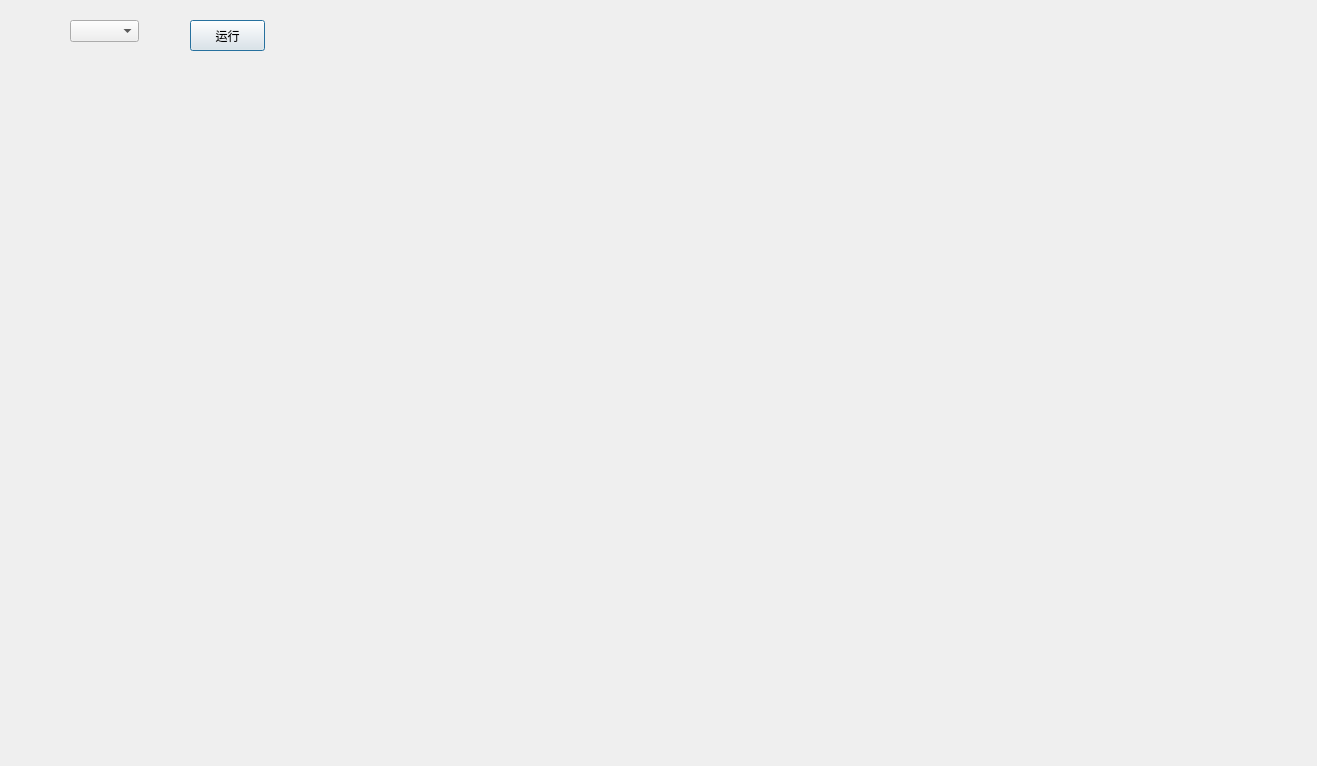
<?xml version="1.0" encoding="UTF-8"?>
<ui version="4.0">
 <class>MotusRecvDataViewDialog</class>
 <widget class="QDialog" name="MotusRecvDataViewDialog">
  <property name="geometry">
   <rect>
    <x>0</x>
    <y>0</y>
    <width>1317</width>
    <height>766</height>
   </rect>
  </property>
  <property name="windowTitle">
   <string>Dialog</string>
  </property>
  <widget class="QwtPlot" name="qwtPlot1">
   <property name="geometry">
    <rect>
     <x>10</x>
     <y>80</y>
     <width>421</width>
     <height>291</height>
    </rect>
   </property>
  </widget>
  <widget class="QwtPlot" name="qwtPlot2">
   <property name="geometry">
    <rect>
     <x>433</x>
     <y>80</y>
     <width>421</width>
     <height>291</height>
    </rect>
   </property>
  </widget>
  <widget class="QwtPlot" name="qwtPlot3">
   <property name="geometry">
    <rect>
     <x>860</x>
     <y>80</y>
     <width>421</width>
     <height>291</height>
    </rect>
   </property>
  </widget>
  <widget class="QwtPlot" name="qwtPlot4">
   <property name="geometry">
    <rect>
     <x>10</x>
     <y>420</y>
     <width>421</width>
     <height>291</height>
    </rect>
   </property>
  </widget>
  <widget class="QwtPlot" name="qwtPlot5">
   <property name="geometry">
    <rect>
     <x>440</x>
     <y>420</y>
     <width>421</width>
     <height>291</height>
    </rect>
   </property>
  </widget>
  <widget class="QwtPlot" name="qwtPlot6">
   <property name="geometry">
    <rect>
     <x>860</x>
     <y>420</y>
     <width>421</width>
     <height>291</height>
    </rect>
   </property>
  </widget>
  <widget class="QComboBox" name="dataBox">
   <property name="geometry">
    <rect>
     <x>70</x>
     <y>20</y>
     <width>69</width>
     <height>22</height>
    </rect>
   </property>
  </widget>
  <widget class="QPushButton" name="runButton">
   <property name="geometry">
    <rect>
     <x>190</x>
     <y>20</y>
     <width>75</width>
     <height>31</height>
    </rect>
   </property>
   <property name="text">
    <string>运行</string>
   </property>
  </widget>
 </widget>
 <customwidgets>
  <customwidget>
   <class>QwtPlot</class>
   <extends>QFrame</extends>
   <header>qwt_plot.h</header>
   <container>1</container>
  </customwidget>
 </customwidgets>
 <resources/>
 <connections/>
</ui>
